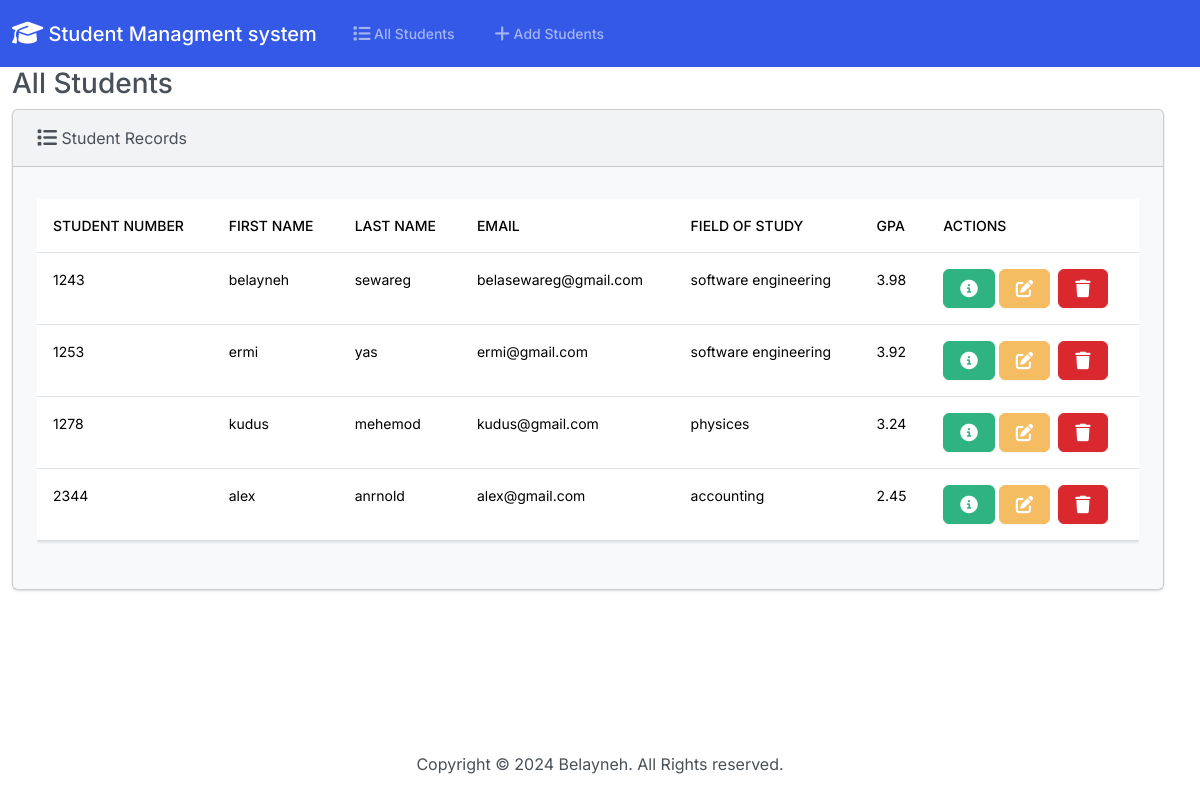
The page / on the database its author committed.
### students/models.py (models this page shows, shortened)
class Student(models.Model):
    student_number = models.PositiveIntegerField()
    first_name = models.CharField(max_length=50)
    last_name = models.CharField(max_length=50)
    email = models.EmailField(max_length=100)
    field_of_study = models.CharField(max_length=50)
    gpa = models.FloatField()

### students/views.py (the view)
# urls.py: path('', views.index, name='index'),
def index(request):
    return render(request, 'students/index.html',{
        'students':Student.objects.all()
    })

### students/templates/students/index.html (shortened to what this page needs)
{% extends "students/base.html" %}
{% block body %}
<h3 class="n-4">All Students</h3>
        <div class="row">
            <div class="col-12">
                {% if students %}
                <div class="card bg-light mb-4 me-4 mb-4">
                    <div class="card-header">
                        <i class="fa-solid fa-list fa-lg"> </i>  Student Records
                    </div>
                    <div class="card-body">
                      <p class="card-text">
                        <div class="table-responsive">
                            <table class="table table-hover">
                                <thead>
                                  <tr>
                                    <th scope="col">Student Number</th>
                                    <th scope="col">First Name</th>
                                    <th scope="col">Last Name</th>
                                    <th scope="col">Email</th>
                                    <th scope="col">Field of Study</th>
                                    <th scope="col">GPA</th>
                                    <th scope="col">Actions</th>
                                  </tr>
                                </thead>
                                  {% for student in students %}
                                  <tr>
                                    <td>{{ student.student_number }}</td>
                                    <td>{{ student.first_name }}</td>
                                    <td>{{ student.last_name }}</td>
                                    <td>{{ student.email }}</td>
                                    <td>{{ student.field_of_study }}</td>
                                    <td>{{ student.gpa }}</td>
                                    <td>
                                      <button type="button" class="btn btn-success me=1" href="{% url 'view_student' student.id %}" data-bs-toggle="modal" data-bs-target="#myModel{{student.id}}">
                                      </button>
                                      <a href="{% url 'edit' student.id %}" class="btn btn-warning me-1">
                                      </a>
                                      <button type="button" class="btn btn-danger" data-bs-toggle="modal" data-bs-target="#delete{{ student.id }}">
                                      </button>
                                    </td>
                                  </tr>
                                  {% endfor %}
                              </table>
                        </div>
                      </p>
                    </div>
                  </div>
                {% else %}
                    <h5 class="alert alert-primary ms-4 mb-4">No Student record</h5>
                {% endif %}
            </div>
        </div>
{% endblock %}

### students/templates/students/base.html (shortened to what this page needs)
{% load static %}
<!DOCTYPE html>
<html lang="en">
<head>
    <link href="{% static 'css/bootstrap.min.css' %}" rel="stylesheet">
    <link rel="stylesheet" href="https://cdnjs.cloudflare.com/ajax/libs/font-awesome/6.5.1/css/all.min.css"/>
</head>
<body class="d-flex flex-column min-vh-100">
    <nav class="navbar navbar-expand-lg bg-primary" data-bs-theme="dark">
        <div class="container-fluid">
          <a class="navbar-brand" href="{% url 'index' %}">
            <i class="fa-solid fa-graduation-cap fa-lg"></i> Student Managment system</a>
          <div class="collapse navbar-collapse" id="navbarColor01">
            <ul class="navbar-nav me-auto">
              <li class="nav-item">
                <a class="nav-link" href="{% url 'index' %}">
                      All Students
                </a>
              </li>
              <li class="nav-item">
                <a class="nav-link" href="{% url 'add' %}">
                      Add Students
                </a>
              </li>
            </ul>
          </div>
        </div>
      </nav>
      <div class="container-fluid">
        {% block body %}
        {% endblock %}
      </div>
      <footer class="mt-auto mb-4">
        <div class="text-center">
            <span>
                Copyright &copy; <script>document.write(new Date().getFullYear()) </script> Belayneh. All Rights reserved.
            </span>
        </div>
      </footer>
</body>
</html>

### rows shown on the page
Student: student_number "1243", first_name "belayneh", last_name "sewareg", email "belasewareg@gmail.com", field_of_study "software engineering", gpa "3.98"
Student: student_number "1253", first_name "ermi", last_name "yas", email "ermi@gmail.com", field_of_study "software engineering", gpa "3.92"
Student: student_number "1278", first_name "kudus", last_name "mehemod", email "kudus@gmail.com", field_of_study "physices", gpa "3.24"
Student: student_number "2344", first_name "alex", last_name "anrnold", email "alex@gmail.com", field_of_study "accounting", gpa "2.45"
